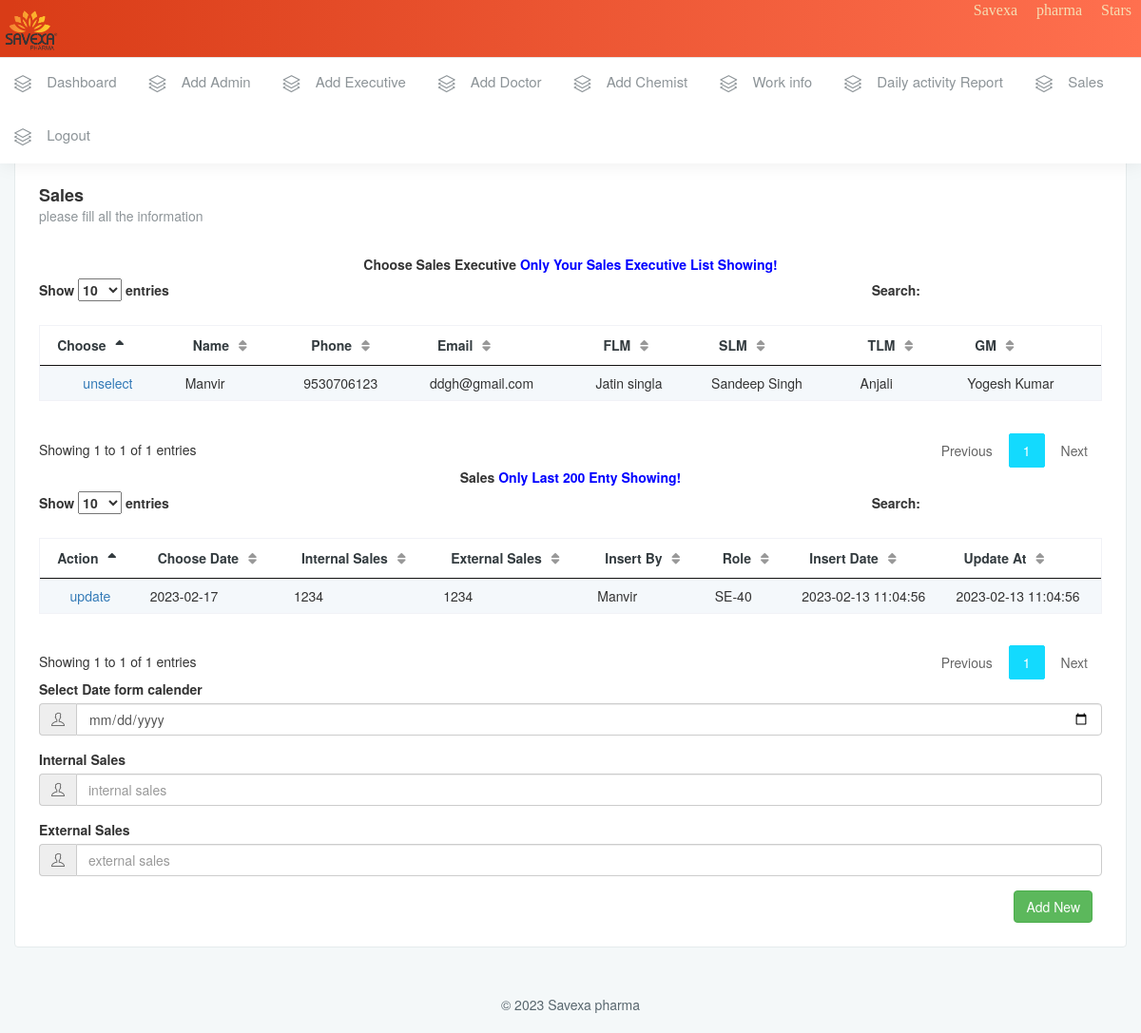
The app's page /sales.php?eid=40 (signed in) with its own data.
### tables this page shows
CREATE TABLE `sale_executive` (
  `eid` int(11) NOT NULL,
  `name` varchar(255) DEFAULT NULL,
  `phone` varchar(12) NOT NULL,
  `email` varchar(255) NOT NULL,
  `password` varchar(255) DEFAULT NULL,
  `status` varchar(255) DEFAULT NULL,
  `state` varchar(255) DEFAULT NULL,
  `city` varchar(255) DEFAULT NULL,
  `tlm` varchar(255) NOT NULL,
  `gm` varchar(255) DEFAULT NULL,
  `flm` varchar(255) DEFAULT NULL,
  `slm` varchar(255) DEFAULT NULL,
  `tariff_kms` varchar(255) DEFAULT NULL,
  `day_care` varchar(255) DEFAULT NULL,
  `entry_date` timestamp NOT NULL DEFAULT current_timestamp()
);

CREATE TABLE `sales` (
  `id` int(11) NOT NULL,
  `eid` varchar(255) DEFAULT NULL,
  `choosed_date` varchar(255) DEFAULT NULL,
  `internal_sales` varchar(255) DEFAULT NULL,
  `external_sales` varchar(255) DEFAULT NULL,
  `entry_date` timestamp NULL DEFAULT current_timestamp(),
  `insertby` varchar(200) NOT NULL,
  `role` varchar(200) NOT NULL,
  `update_at` timestamp NOT NULL DEFAULT current_timestamp()
);

### sales.php (the view, shortened to what the rows shown need)
<?php include "server/conn.php";
 include "./header.php";
?>
        <div class="page-wrapper">
            <div class="container-fluid">
                <div class="row">
                    <div class="col-md-12">
                        <div class="white-box">
                            <div class="row">
                                <div class="col-sm-12 col-xs-12">
                                    <form onsubmit="return addSales();"   id="addSales" method="post">
                                        <?php
                                        if (isset($_SESSION['id'])) {
                                            ?>
                                                <div class="table-responsive">
                                                    <table id="example23" class="display nowrap" cellspacing="0"
                                                        width="100%">
                                                        <thead>
                                                            <tr>
                                                                <th>Choose</th>
                                                                <th>Name</th>
                                                                <th>Phone</th>
                                                                <th>Email</th>
                                                                <th>FLM</th>
                                                                <th>SLM</th>
                                                                <th>TLM</th>
                                                                <th>GM</th>
                                                            </tr>
                                                        </thead>
                                                        <tbody>
                                                            <?php
                                                            $id = $_SESSION['id'];
                                                            $sql = "SELECT * FROM `sale_executive` WHERE (`gm`= $id or `tlm` = $id or `flm`= $id or`slm` =$id) ";
                                                            if (isset($_GET['eid'])) {
                                                                $eid = $_GET['eid'];
                                                                $sql .= "  AND eid=$eid";
                                                            } else {
                                                                $eid = "";
                                                            }
                                                            $res = mysqli_query($conn, $sql) or die("<srcipt> alert()</srcipt>");
                                                            if (mysqli_num_rows($res) > 0) {
                                                                while ($row = mysqli_fetch_assoc($res)) {
                                                                    $name = $row['name'];
                                                                    $id = $row['eid'];
                                                                    $phone = $row['phone'];
                                                                    $email = $row['email'];
                                                                    $flm = $row['flm'];
                                                                    $query = "SELECT name as flm_name   from admin WHERE id=$flm limit 1";
                                                                    $info = mysqli_query($GLOBALS['conn'], $query) or die("<script></script");
                                                                    $flm_name = mysqli_fetch_assoc($info);
                                                                    $flm_name = $flm_name['flm_name'];
                                                                    $slm = $row['slm'];
                                                                    $query = "SELECT name as slm_name   from admin WHERE id=$slm limit 1";
                                                                    $info = mysqli_query($GLOBALS['conn'], $query) or die("<script></script");
                                                                    $slm_name = mysqli_fetch_assoc($info);
                                                                    $slm_name = $slm_name['slm_name'];
                                                                    $tlm = $row['tlm'];
                                                                    $query = "SELECT name as tlm_name   from admin WHERE id=$tlm limit 1";
                                                                    $info = mysqli_query($GLOBALS['conn'], $query) or die("<script></script");
                                                                    $tlm_name = mysqli_fetch_assoc($info);
                                                                    $tlm_name = $tlm_name['tlm_name'];
                                                                    $gm = $row['gm'];
                                                                    $query = "SELECT name as gm_name   from admin WHERE id=$gm limit 1";
                                                                    $info = mysqli_query($GLOBALS['conn'], $query) or die("<script></script");
                                                                    $gm_name = mysqli_fetch_assoc($info);
                                                                    $gm_name = $gm_name['gm_name'];
                                                                    ?><tr>
                                                                                <td style="text-align:center">
                                                                                <?php if ($eid == $id) { ?>
                                                                                    <a href="sales.php">unselect</a>
                                                                                <?php } else {
                                                                                    ?>
                                                                                    <a href="sales.php?eid=<?= $id ?>">select</a>
                                                                                        <?php
                                                                                }
                                                                                ?>
                                                                                 </td>
                                                                                <td><?= $name ?></td>
                                                                                <td><?= $phone ?></td>
                                                                                <td><?= $email ?></td>
                                                                                <td><?= $flm_name ?></td>
                                                                                <td><?= $slm_name ?></td>
                                                                                <td><?= $tlm_name ?></td>
                                                                                <td><?= $gm_name ?></td>
                                                                                </tr>
                                                                                <?php
                                                                }
                                                            }
                                                            ?>
                                                        </tbody>
                                                    </table>
                                                </div>
                                        <?php } ?>
                                            <div class="table-responsive">
                                                <table id="example234" class="display nowrap" cellspacing="0"
                                                    width="100%">
                                                    <thead>
                                                        <tr>
                                                            <th>Action</th>
                                                            <th>Choose Date</th>
                                                            <th>Internal Sales</th>
                                                            <th>External Sales</th>
                                                            <th>Insert By</th>
                                                            <th>Role</th>
                                                            <th>Insert Date</th>
                                                            <th>Update At</th>
                                                        </tr>
                                                    </thead>
                                                    <tbody>
                                                        <?php
                                                        if (isset($_SESSION['eid'])) {
                                                             $eid = $_SESSION['eid'];
                                                        } else if (isset($_GET['eid'])) {
                                                            $eid = $_GET['eid'];
                                                        } else {
                                                            $eid = "";
                                                        }
                                                        if (!empty($eid)) {
                                                            $sql = "SELECT * FROM `sales` WHERE  eid=$eid";
                                                            $sid = "";
                                                            $sql .= "  order by id desc limit 200";
                                                            $res = mysqli_query($conn, $sql) or die("<srcipt> alert()</srcipt>");
                                                            if (mysqli_num_rows($res) > 0) {
                                                                while ($row = mysqli_fetch_assoc($res)) {
                                                                    ?>
                                                                             <tr>
                                                                                <td style="text-align:center">
                                                                                <?php if ($sid == $row['id']) { ?>
                                                                                    <a href="sales.php?eid=<?= $eid ?>">unselect</a>
                                                                                    <?php
                                                                                    $choosed_date = $row['choosed_date'];
                                                                                    $internal_sales = $row['internal_sales'];
                                                                                    $external_sales = $row['external_sales'];
                                                                                } else {
                                                                                    ?>
                                                                                    <a href="sales.php?eid=<?= $eid ?>&sid=<?= $row['id'] ?>">update</a>
                                                                                        <?php
                                                                                }
                                                                                ?>
                                                                                 </td>
                                                                                <td><?= $row['choosed_date'] ?></td>
                                                                                <td><?= $row['internal_sales'] ?></td>
                                                                                <td><?= $row['external_sales'] ?></td>
                                                                                <td><?= $row['insertby'] ?></td>
                                                                                <td><?= $row['role'] ?></td>
                                                                                <td><?= $row['entry_date'] ?></td>
                                                                                <td><?= $row['update_at'] ?></td>
                                                                                </tr>
                                                                                <?php
                                                                }
                                                            }
                                                        }
                                                        ?>
                                                    </tbody>
                                                </table>
                                            </div>
                                      </form>
                                </div>
                            </div>
                        </div>
                    </div>
                </div>
            </div>
        </div>
    </div>
</body>
</html>

### records on screen
sale_executive: shows "unselect", name "Manvir", phone "9530706123", email "ddgh@gmail.com", admin.name "Jatin singla", admin.name "Sandeep Singh", admin.name "Anjali", admin.name "Yogesh Kumar"
sales: choosed_date "2023-02-17", internal_sales "1234", external_sales "1234", insertby "Manvir", role "SE-40", entry_date "2023-02-13 11:04:56", update_at "2023-02-13 11:04:56"
